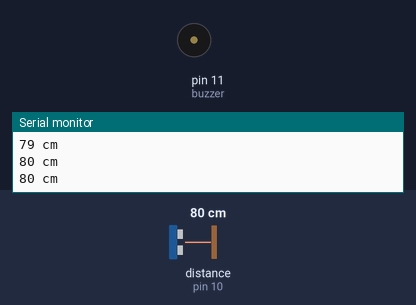
The sketch below on a simulated Arduino Uno, built with avr-gcc and run on an emulated ATmega328P. On the bench: buzzer (waves = sounding, pin HIGH), the last lines printed to the serial monitor. Wiring (inferred from the names in the program): ultrasonic range finder: trigger pin 9; echo pin 10. The inputs (shaded band) are chosen by the test bench; at power-on: distance to the obstacle (sensor on pin 10) 80 cm. The echo pulse lasts 58.3 µs per cm; pins used as bus, display or sensor lines are not drawn.

Above: at 1.3 s.
1.4 s: distance to the obstacle (sensor on pin 10) set to 54 cm
2.9 s: distance to the obstacle (sensor on pin 10) set to 46 cm
At 3.5 s:
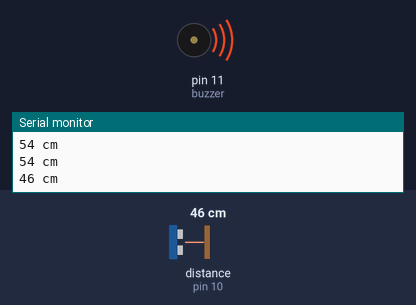
4.5 s: distance to the obstacle (sensor on pin 10) set to 60 cm
At 5.1 s:
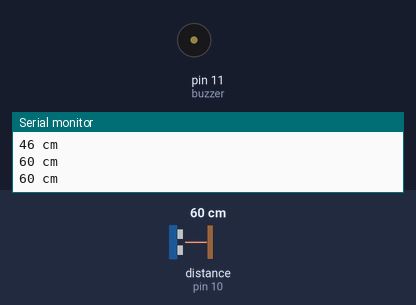
6.0 s: distance to the obstacle (sensor on pin 10) set to 2 cm
At 6.5 s:
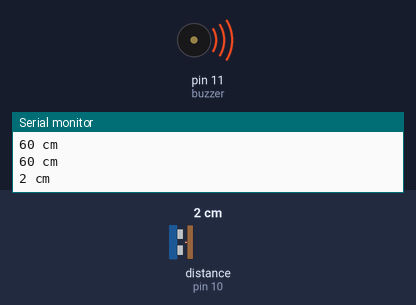
Timing chart, 0 to 8.5 s (numbered marks = the images above; inputs shaded):
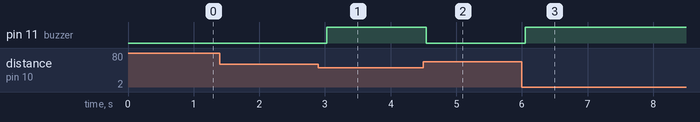

Measured:
- the behaviour switches between 50 and 49 cm on distance to the obstacle (sensor on pin 10) (found by bisection; images 0 and 1)
- after the input at 2.9 s, pin 11 (buzzer): LOW → HIGH after 0.13 s
- after the input at 4.5 s, pin 11 (buzzer): HIGH → LOW at once
- after the input at 6.0 s, pin 11 (buzzer): LOW → HIGH after 0.05 s

The sketch:

blindstick.ino
```cpp
#define trigPin 9
#define echoPin 10
#define buzzer 11

void setup() {
  pinMode(trigPin, OUTPUT);
  pinMode(echoPin, INPUT);
  pinMode(buzzer, OUTPUT);
  Serial.begin (9600);
}

void loop() {
  long duration, distance;
  digitalWrite(trigPin, LOW);
  delayMicroseconds(2);
  digitalWrite(trigPin, HIGH);
  delayMicroseconds(10);
  digitalWrite(trigPin, LOW);
  duration = pulseIn(echoPin, HIGH);
  distance = (duration/2) / 29.1;

  if (distance < 50) {  // This is where the LED On/Off happens
    digitalWrite(buzzer,HIGH); // When the Red condition is met, the Green LED should turn off
  }
  else {
    digitalWrite(buzzer,LOW);
  }

  if (distance >= 200 || distance <= 0){
    Serial.println("Out of range");
  }
  else {
    Serial.print(distance);
    Serial.println(" cm");
  }
  delay(500);
}
```
